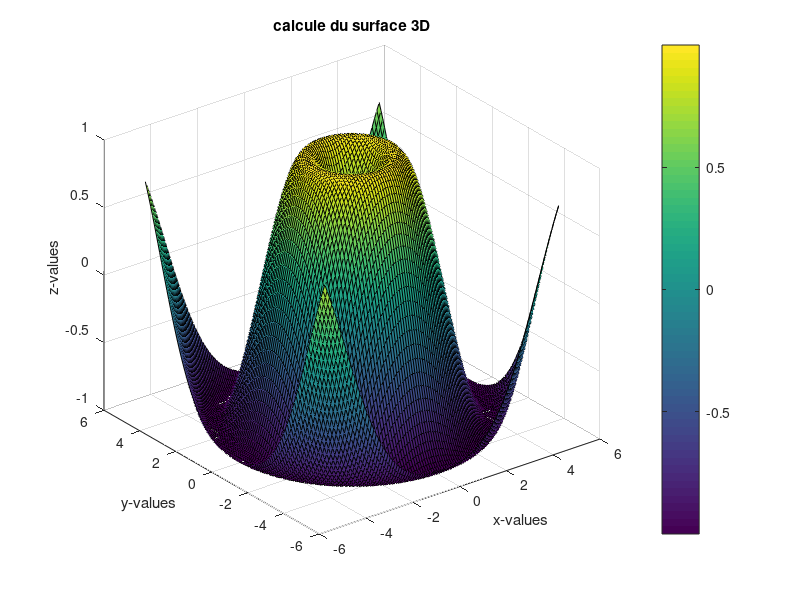

Recreate this plot in MATLAB.
x=-5:0.1:5;
y=-5:0.1:5;
[X,Y]=meshgrid(x,y);
Z=sin(sqrt((X.^2)+(Y.^2)));
surf(X,Y,Z)
title("calcule du surface 3D")
xlabel("x-values")
ylabel("y-values")
zlabel("z-values")
colorbar
